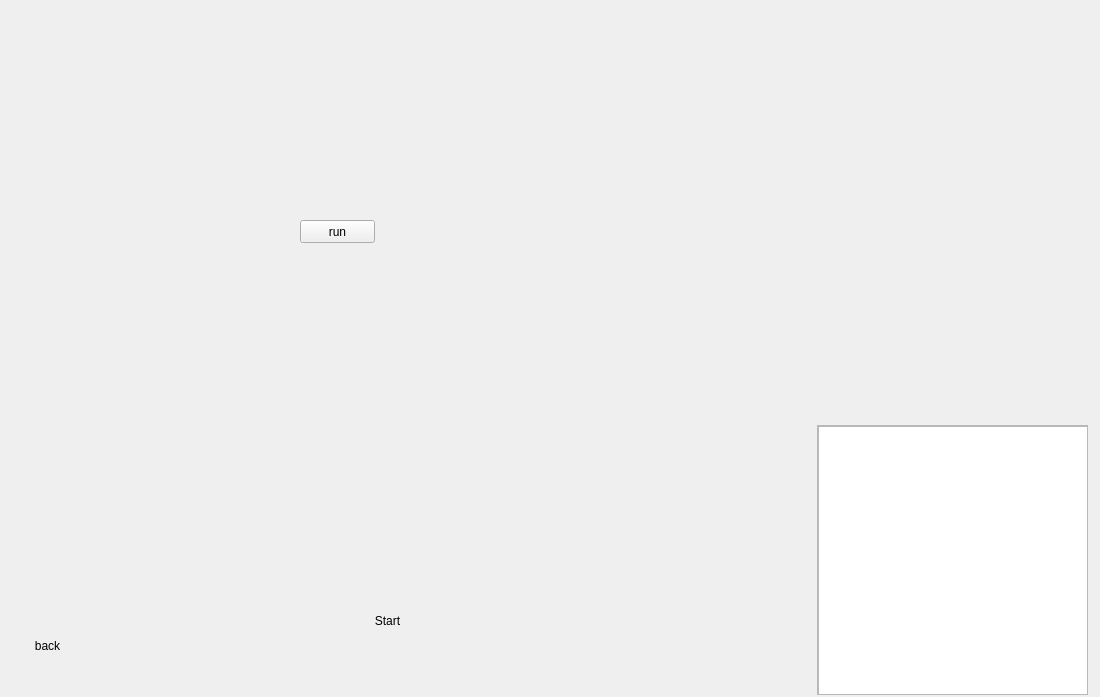
<?xml version="1.0" encoding="UTF-8"?>
<ui version="4.0">
 <class>Level1</class>
 <widget class="QWidget" name="Level1">
  <property name="geometry">
   <rect>
    <x>0</x>
    <y>0</y>
    <width>1100</width>
    <height>697</height>
   </rect>
  </property>
  <property name="windowTitle">
   <string>Form</string>
  </property>
  <widget class="QLabel" name="bg1label">
   <property name="geometry">
    <rect>
     <x>673</x>
     <y>31</y>
     <width>122</width>
     <height>461</height>
    </rect>
   </property>
   <property name="text">
    <string/>
   </property>
  </widget>
  <widget class="QLabel" name="inboxlabel">
   <property name="geometry">
    <rect>
     <x>698</x>
     <y>131</y>
     <width>73</width>
     <height>34</height>
    </rect>
   </property>
   <property name="text">
    <string/>
   </property>
  </widget>
  <widget class="QLabel" name="outboxlabel">
   <property name="geometry">
    <rect>
     <x>673</x>
     <y>91</y>
     <width>122</width>
     <height>51</height>
    </rect>
   </property>
   <property name="text">
    <string/>
   </property>
  </widget>
  <widget class="QLabel" name="jumplabel">
   <property name="geometry">
    <rect>
     <x>680</x>
     <y>100</y>
     <width>122</width>
     <height>51</height>
    </rect>
   </property>
   <property name="text">
    <string/>
   </property>
  </widget>
  <widget class="QPushButton" name="pushButton">
   <property name="geometry">
    <rect>
     <x>300</x>
     <y>220</y>
     <width>75</width>
     <height>23</height>
    </rect>
   </property>
   <property name="text">
    <string>run</string>
   </property>
  </widget>
  <widget class="QLabel" name="label">
   <property name="geometry">
    <rect>
     <x>0</x>
     <y>0</y>
     <width>1100</width>
     <height>697</height>
    </rect>
   </property>
   <property name="text">
    <string/>
   </property>
  </widget>
  <widget class="QScrollArea" name="scrollArea">
   <property name="geometry">
    <rect>
     <x>817</x>
     <y>425</y>
     <width>271</width>
     <height>270</height>
    </rect>
   </property>
   <property name="widgetResizable">
    <bool>true</bool>
   </property>
   <widget class="QWidget" name="scrollAreaWidgetContents">
    <property name="geometry">
     <rect>
      <x>0</x>
      <y>0</y>
      <width>269</width>
      <height>268</height>
     </rect>
    </property>
    <widget class="QLabel" name="bg2label">
     <property name="geometry">
      <rect>
       <x>0</x>
       <y>-1</y>
       <width>261</width>
       <height>1001</height>
      </rect>
     </property>
     <property name="text">
      <string>TextLabelfdsfdfdsfsds  dsfdfdfdfdfdcvdfd</string>
     </property>
    </widget>
    <widget class="QTableView" name="tableView">
     <property name="geometry">
      <rect>
       <x>0</x>
       <y>0</y>
       <width>271</width>
       <height>271</height>
      </rect>
     </property>
     <property name="sizeIncrement">
      <size>
       <width>5</width>
       <height>1</height>
      </size>
     </property>
    </widget>
   </widget>
  </widget>
  <widget class="QPushButton" name="startButton">
   <property name="geometry">
    <rect>
     <x>350</x>
     <y>570</y>
     <width>75</width>
     <height>101</height>
    </rect>
   </property>
   <property name="styleSheet">
    <string notr="true">background: transparent;</string>
   </property>
   <property name="text">
    <string>Start</string>
   </property>
   <property name="flat">
    <bool>true</bool>
   </property>
  </widget>
  <widget class="QPushButton" name="startButton_2">
   <property name="geometry">
    <rect>
     <x>10</x>
     <y>610</y>
     <width>75</width>
     <height>71</height>
    </rect>
   </property>
   <property name="styleSheet">
    <string notr="true">background: transparent;</string>
   </property>
   <property name="text">
    <string>back</string>
   </property>
   <property name="flat">
    <bool>true</bool>
   </property>
  </widget>
  <widget class="QLabel" name="startlabel">
   <property name="geometry">
    <rect>
     <x>200</x>
     <y>570</y>
     <width>400</width>
     <height>150</height>
    </rect>
   </property>
   <property name="text">
    <string/>
   </property>
  </widget>
  <zorder>startlabel</zorder>
  <zorder>label</zorder>
  <zorder>pushButton</zorder>
  <zorder>bg1label</zorder>
  <zorder>outboxlabel</zorder>
  <zorder>jumplabel</zorder>
  <zorder>inboxlabel</zorder>
  <zorder>scrollArea</zorder>
  <zorder>startButton</zorder>
  <zorder>startButton_2</zorder>
 </widget>
 <resources/>
 <connections/>
</ui>
